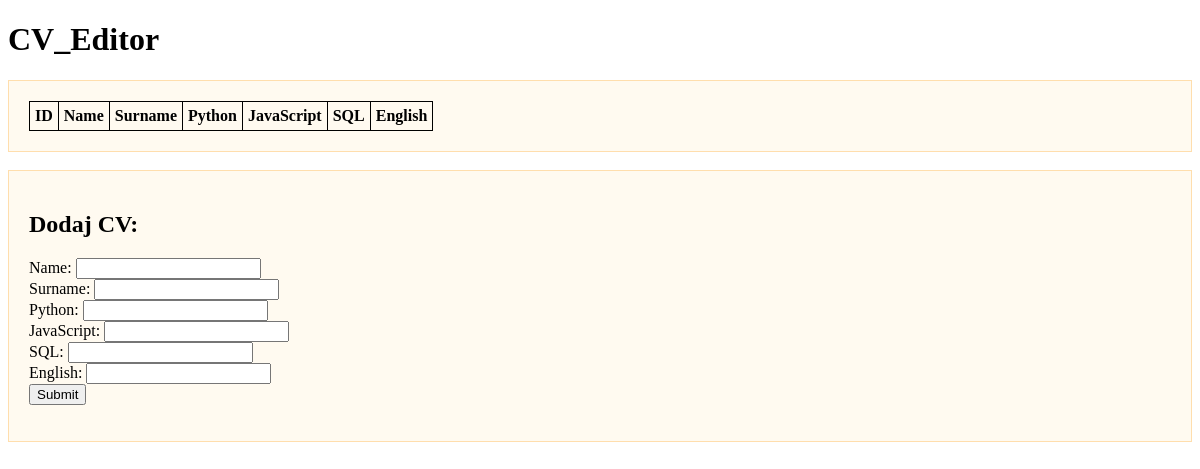
The page /cv/17 on the database as committed earlier.
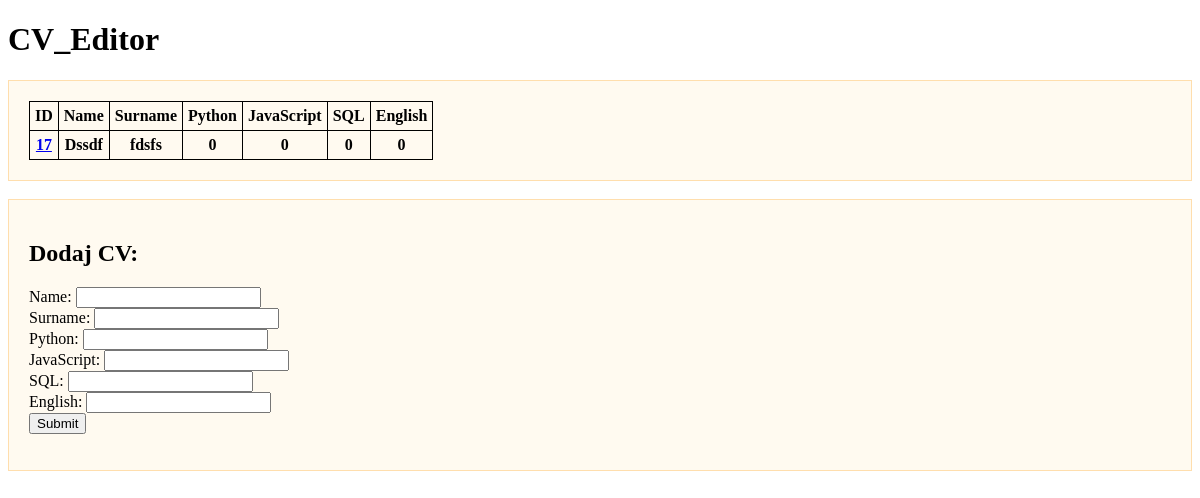
The same page on the database as committed later.
### tables this page shows
CREATE TABLE "basic_table" (
    "id"	INTEGER NOT NULL PRIMARY KEY AUTOINCREMENT UNIQUE,
    "firstname"	TEXT NOT NULL,
    "lastname"	TEXT NOT NULL,
    "python"	INTEGER DEFAULT 0,
    "javascript"	INTEGER DEFAULT 0,
    "sql"	INTEGER DEFAULT 0,
    "english"	INTEGER DEFAULT 0
);

### main.py (the view)
@app.route('/cv/<id>', methods=['GET', 'POST'])
def cv_id(id=None):
    if id is None:
        return "czyżbyś wszedł na /cv/ ?"  # TODO czemu to nie działa...?
    if request.method == "GET":  # TODO todosek w htmlku jak wyłączyć/ zmienić formularz
        one_db_record = query_read_one_from_db("select_one.sql", id)
        one_db_record_json = json.loads(one_db_record)
        return render_template("index.html", all_db_records=one_db_record_json)
    elif request.method == "POST":  # TODO co z tym robimy - tzn co to powinno robić?
        return f"post cv {id} not yet supported"

### db_queries.py (called while the page is built)
def query_read_one_from_db(query_file, id=None, db="CV_Editor.db", table="basic_table"):
    params = {"id": id}
    conn = sqlite3.connect(db)
    conn.row_factory = sqlite3.Row # This enables column access by name: row['column_name']
    c = conn.cursor()
    with open(query_file, encoding='utf-8') as file:
        query = file.read()
    c.execute(query, params)
    json_str = [dict(row) for row in c.fetchall()] # to jest kalka z query_read_db - pewnie do uproszczenia
    conn.close()
    return json.dumps(json_str)

### templates/index.html (shortened to what this page needs)
<!DOCTYPE html>
<html lang="en">
<head>
</head>
<body>
<h1>CV_Editor</h1>
<div class="ramka">
    <table>
        <tr>
            <th>ID</th>
            <th>Name</th>
            <th>Surname</th>
            <th>Python</th>
            <th>JavaScript</th>
            <th>SQL</th>
            <th>English</th>
        </tr>
        {% for record in all_db_records %}
        <tr>
            <th><a href="/cv/{{ record.id }}">{{ record.id }}</a></th>
            <th>{{ record.firstname }}</th>
            <th>{{ record.lastname }}</th>
            <th>{{ record.python }}</th>
            <th>{{ record.javascript }}</th>
            <th>{{ record.sql }}</th>
            <th>{{ record.english }}</th>
        </tr>
        {% endfor %}
    </table>
</div>
<br>
<div class="ramka">
<p>
    <h2>Dodaj CV:</h2>
    <form method="post" action="cv">
    <a>Name: </a><input type="text" name="firstname_from_form"><br>
    <a>Surname: </a><input type="text" name="lastname_from_form"><br>
    <a>Python: </a><input type="number" name="python_from_form"><br>
    <a>JavaScript: </a><input type="number" name="javascript_from_form"><br>
    <a>SQL: </a><input type="number" name="sql_from_form"><br>
    <a>English: </a><input type="number" name="english_from_form"><br>
    <input type="submit">
    </form>
</p>
</div>
</body>
</html>

Rows that differ between the two databases and show on the page:
added basic_table: id "17", firstname "Dssdf", lastname "fdsfs", python "0", javascript "0", sql "0", english "0"
